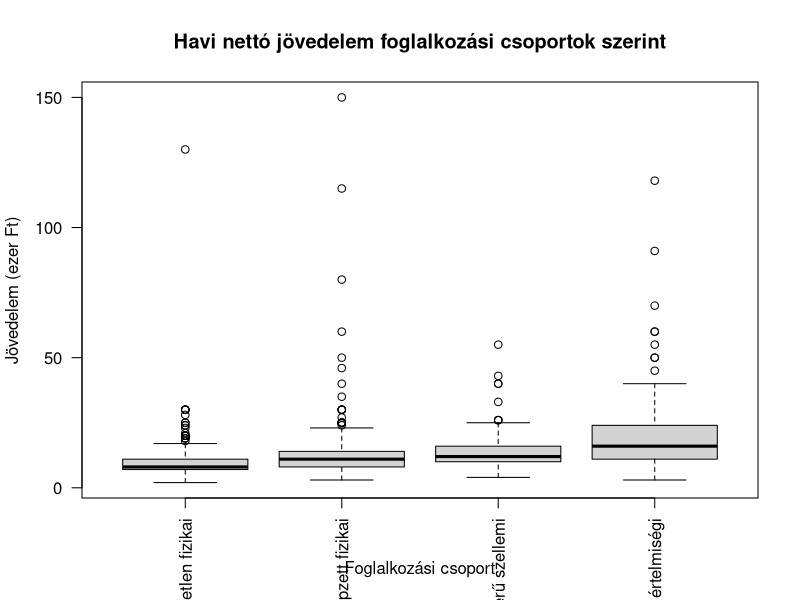
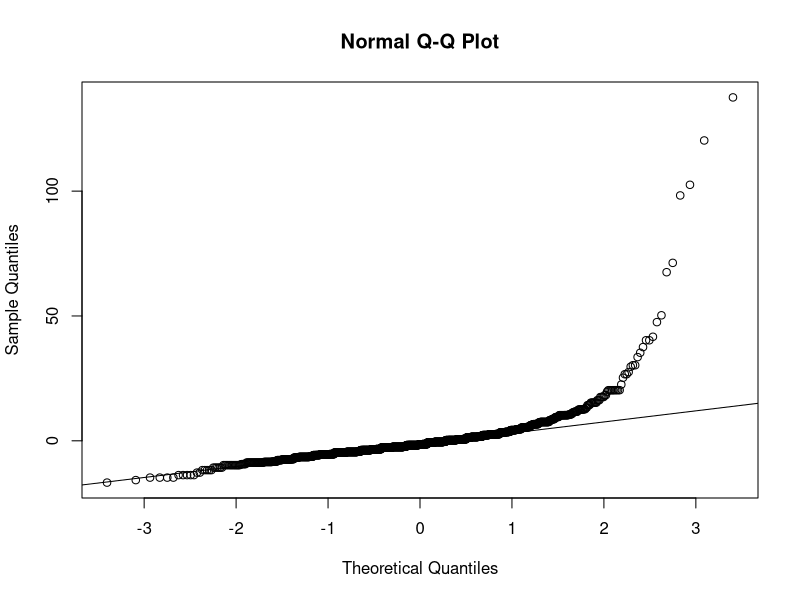

Reproduce these figures in R, in order.
## ---- chunk 1
# Szükséges csomagok
library(haven)

# Az SPSS adatfájl beolvasása
adat <- read_sav("fojov.sav", user_na = TRUE)

# Az SPSS-ben megadott hiányzó értékek NA értékké alakítása
adat <- zap_missing(adat)

# A jövedelem numerikus változó, a foglalkozási csoport pedig faktor legyen
adat$fojov <- as.numeric(zap_labels(adat$fojov))
adat$fogl4 <- as_factor(adat$fogl4)

# Csak a két vizsgált változót tartom meg, és elhagyom a hiányzó sorokat
elemzes <- data.frame(
  fojov = adat$fojov,
  csoport = adat$fogl4
)

elemzes <- na.omit(elemzes)
elemzes$csoport <- droplevels(elemzes$csoport)

# A felhasznált minta nagysága és a csoportok
dim(elemzes)
table(elemzes$csoport)
## ---- chunk 2
# Csoportonkénti leíró statisztikák
leiro <- data.frame(
  csoport = levels(elemzes$csoport),
  n = as.vector(table(elemzes$csoport)),
  atlag = as.vector(tapply(elemzes$fojov, elemzes$csoport, mean)),
  median = as.vector(tapply(elemzes$fojov, elemzes$csoport, median)),
  szoras = as.vector(tapply(elemzes$fojov, elemzes$csoport, sd))
)

leiro$atlag <- round(leiro$atlag, 2)
leiro$median <- round(leiro$median, 2)
leiro$szoras <- round(leiro$szoras, 2)

knitr::kable(leiro, col.names = c("Foglalkozási csoport", "N", "Átlag", "Medián", "Szórás"))
## ---- chunk 3
# A csoportok eloszlásának szemléltetése
boxplot(
  fojov ~ csoport,
  data = elemzes,
  main = "Havi nettó jövedelem foglalkozási csoportok szerint",
  xlab = "Foglalkozási csoport",
  ylab = "Jövedelem (ezer Ft)",
  las = 2
)
## ---- chunk 4
# Egyutas ANOVA modell
anova_modell <- aov(fojov ~ csoport, data = elemzes)

# A modell maradékai
maradek <- residuals(anova_modell)

# Q-Q ábra
qqnorm(maradek)
qqline(maradek)

# Shapiro-Wilk normalitásvizsgálat
shapiro.test(maradek)
## ---- chunk 5
summary(anova_modell)
## ---- chunk 6
kruskal.test(fojov ~ csoport, data = elemzes)
